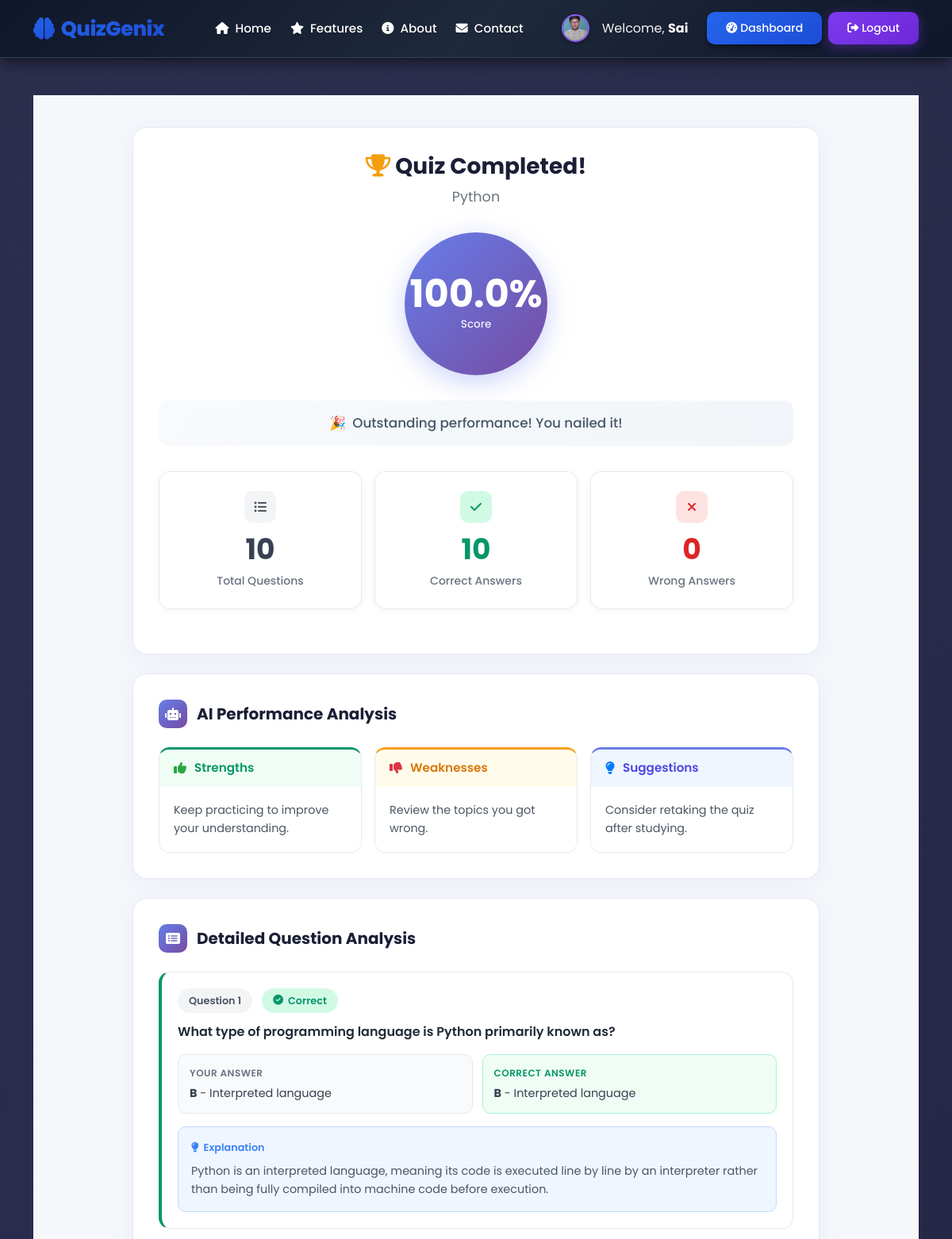
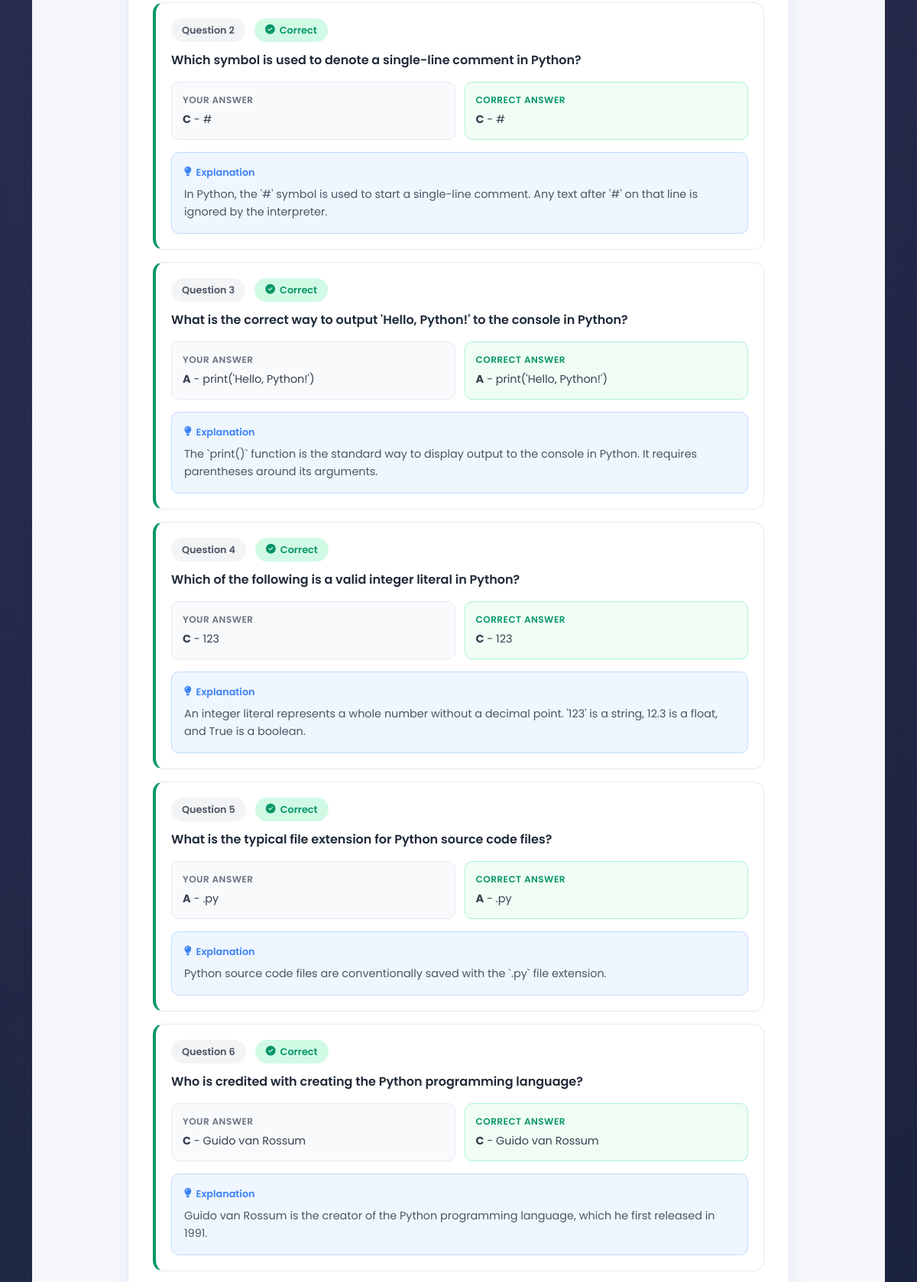
The page /quiz/1/result/ (signed in, upper part) on the database its author committed (2 pictures, top to bottom).
### quiz/models.py (models this page shows, shortened)
class UserProfile(models.Model):
    STATUS_CHOICES = [
        ('Waiting', 'Waiting'),
        ('Approved', 'Approved'),
        ('Rejected', 'Rejected'),
    ]
    user = models.OneToOneField(User, on_delete=models.CASCADE, related_name='profile')
    name = models.CharField(max_length=255, blank=True)
    status = models.CharField(max_length=20, choices=STATUS_CHOICES, default='Waiting')
    profile_image = models.ImageField(
        upload_to='profile_images/',
        default='profile_images/default.png',
        blank=True,
        null=True
    )
    created_at = models.DateTimeField(auto_now_add=True)
    updated_at = models.DateTimeField(auto_now=True)
    @property
    def has_custom_image(self):
        return bool(self.profile_image and self.profile_image.name != 'profile_images/default.png')

class Quiz(models.Model):
    DIFFICULTY_CHOICES = [
        ('Easy', 'Easy'),
        ('Medium', 'Medium'),
        ('Hard', 'Hard'),
    ]
    user = models.ForeignKey(User, on_delete=models.CASCADE, related_name='quizzes')
    pdf = models.ForeignKey(PDFDocument, on_delete=models.CASCADE, related_name='quizzes')
    subject = models.CharField(max_length=255)
    difficulty = models.CharField(max_length=20, choices=DIFFICULTY_CHOICES)
    number_of_questions = models.IntegerField()
    created_at = models.DateTimeField(auto_now_add=True)
    is_completed = models.BooleanField(default=False)
    class Meta:
        ordering = ['-created_at']

class Result(models.Model):
    user = models.ForeignKey(User, on_delete=models.CASCADE, related_name='results')
    quiz = models.ForeignKey(Quiz, on_delete=models.CASCADE, related_name='results')
    score = models.IntegerField()
    total_questions = models.IntegerField()
    correct_answers = models.IntegerField()
    wrong_answers = models.IntegerField()
    percentage = models.FloatField()
    strength_analysis = models.TextField(blank=True, null=True)
    weakness_analysis = models.TextField(blank=True, null=True)
    suggestions = models.TextField(blank=True, null=True)
    completed_at = models.DateTimeField(auto_now_add=True)
    class Meta:
        ordering = ['-completed_at']

class Question(models.Model):
    quiz = models.ForeignKey(Quiz, on_delete=models.CASCADE, related_name='questions')
    question_text = models.TextField()
    option_a = models.CharField(max_length=500)
    option_b = models.CharField(max_length=500)
    option_c = models.CharField(max_length=500)
    option_d = models.CharField(max_length=500)
    correct_answer = models.CharField(max_length=1, choices=[
        ('A', 'A'),
        ('B', 'B'),
        ('C', 'C'),
        ('D', 'D'),
    ])
    explanation = models.TextField(blank=True, null=True)
    order = models.IntegerField(default=0)
    class Meta:
        ordering = ['order']

### quiz/views.py (the view)
# urls.py: path('quiz/<int:quiz_id>/result/', views.quiz_result, name='quiz_result'),
@login_required
def quiz_result(request, quiz_id):
    quiz = get_object_or_404(Quiz, id=quiz_id, user=request.user)
    result_id = request.session.get('last_result_id')
    if result_id:
        result = Result.objects.filter(id=result_id, user=request.user, quiz=quiz).first()
        del request.session['last_result_id']
    else:
        result = Result.objects.filter(user=request.user, quiz=quiz).first()
    if not result:
        messages.error(request, 'No result found for this quiz.')
        return redirect('dashboard')
    questions = quiz.questions.all().order_by('order')
    user_answers = UserAnswer.objects.filter(user=request.user, quiz=quiz)
    answer_dict = {ua.question_id: ua for ua in user_answers}
    detailed_results = []
    for question in questions:
        user_answer = answer_dict.get(question.id)
        selected_answer = user_answer.selected_answer if user_answer else None
        is_correct = user_answer.is_correct if user_answer else False
        option_mapping = {
            'A': question.option_a,
            'B': question.option_b,
            'C': question.option_c,
            'D': question.option_d,
        }
        selected_text = option_mapping.get(selected_answer, 'No answer') if selected_answer else 'No answer'
        correct_text = option_mapping.get(question.correct_answer, '')
        detailed_results.append({
            'question_number': question.order,
            'question_text': question.question_text,
            'selected_answer': selected_answer,
            'selected_text': selected_text,
            'correct_answer': question.correct_answer,
            'correct_text': correct_text,
            'is_correct': is_correct,
            'explanation': question.explanation,
            'options': option_mapping,
        })
    context = {
        'quiz': quiz,
        'score': result.total_questions,  # Use total_questions for "Total Questions" display
        'total': result.total_questions,
        'correct': result.correct_answers,
        'wrong': result.wrong_answers,
        'percentage': result.percentage,
        'result': result,
        'detailed_results': detailed_results,
    }
    return render(request, 'quiz/quiz_result.html', context)

### templates/quiz/quiz_result.html (shortened to what this page needs)
{% extends 'quiz/base.html' %}
{% block content %}
<div class="result-page-wrapper">
    <div class="container-fluid">
        <div class="row justify-content-center">
            <div class="col-lg-10">
                <div class="result-main-card">
                    <div class="result-header">
                        <h2><i class="fas fa-trophy" style="color: #f59e0b;"></i> Quiz Completed!</h2>
                        <p class="quiz-title">{{ quiz.subject }}</p>
                    </div>
                    <div class="score-circle-container">
                        <div class="score-circle">
                            <span class="percentage">{{ percentage }}%</span>
                            <span class="label">Score</span>
                        </div>
                    </div>
                    <div class="performance-message">
                        <p>
                            {% if percentage >= 90 %}
                                <span class="emoji">🎉</span>Outstanding performance! You nailed it!
                            {% elif percentage >= 70 %}
                                <span class="emoji">👍</span>Great job! Well done!
                            {% elif percentage >= 50 %}
                                <span class="emoji">💪</span>Good effort! Keep practicing!
                            {% else %}
                                <span class="emoji">📚</span>Keep practicing! You'll improve!
                            {% endif %}
                        </p>
                    </div>
                    <div class="stats-container">
                        <div class="stat-card stat-total">
                            <div class="icon-wrapper">
                                <i class="fas fa-list-ul"></i>
                            </div>
                            <div class="stat-number">{{ score }}</div>
                            <div class="stat-label">Total Questions</div>
                        </div>
                        <div class="stat-card stat-correct">
                            <div class="icon-wrapper">
                                <i class="fas fa-check"></i>
                            </div>
                            <div class="stat-number">{{ correct }}</div>
                            <div class="stat-label">Correct Answers</div>
                        </div>
                        <div class="stat-card stat-wrong">
                            <div class="icon-wrapper">
                                <i class="fas fa-times"></i>
                            </div>
                            <div class="stat-number">{{ wrong }}</div>
                            <div class="stat-label">Wrong Answers</div>
                        </div>
                    </div>
                </div>
                {% if result %}
                <div class="ai-analysis-section">
                    <div class="section-header">
                        <div class="icon">
                            <i class="fas fa-robot"></i>
                        </div>
                        <h3>AI Performance Analysis</h3>
                    </div>
                    <div class="analysis-grid">
                        <div class="analysis-card strengths">
                            <div class="card-header-custom">
                                <i class="fas fa-thumbs-up" style="color: #28a745; font-weight: 600;"></i>
                                <h4>Strengths</h4>
                            </div>
                            <div class="card-body-custom">
                                <p>{{ result.strength_analysis|linebreaks }}</p>
                            </div>
                        </div>
                        <div class="analysis-card weaknesses">
                            <div class="card-header-custom">
                                <i class="fas fa-thumbs-down" style="color: #dc3545; font-weight: 600;"></i>
                                <h4>Weaknesses</h4>
                            </div>
                            <div class="card-body-custom">
                                <p>{{ result.weakness_analysis|linebreaks }}</p>
                            </div>
                        </div>
                        <div class="analysis-card suggestions">
                            <div class="card-header-custom">
                                <i class="fas fa-lightbulb" style="color: #007bff; font-weight: 600;"></i>
                                <h4>Suggestions</h4>
                            </div>
                            <div class="card-body-custom">
                                <p>{{ result.suggestions|linebreaks }}</p>
                            </div>
                        </div>
                    </div>
                </div>
                {% endif %}
                <div class="question-analysis-section">
                    <div class="section-header">
                        <div class="icon">
                            <i class="fas fa-list-alt"></i>
                        </div>
                        <h3>Detailed Question Analysis</h3>
                    </div>
                    {% for detail in detailed_results %}
                    <div class="question-item {% if detail.is_correct %}correct{% else %}incorrect{% endif %}">
                        <div class="question-header">
                            <span class="question-badge">Question {{ detail.question_number }}</span>
                            {% if detail.is_correct %}
                                <span class="status-badge correct">
                                    <i class="fas fa-check-circle"></i> Correct
                                </span>
                            {% else %}
                                <span class="status-badge incorrect">
                                    <i class="fas fa-times-circle"></i> Incorrect
                                </span>
                            {% endif %}
                        </div>
                        <div class="question-text">
                            {{ detail.question_text }}
                        </div>
                        <div class="answers-grid">
                            <div class="answer-card your-answer {% if not detail.is_correct and detail.selected_answer %}wrong{% endif %}">
                                <div class="answer-label">Your Answer</div>
                                <div class="answer-text">
                                    {% if detail.selected_answer %}
                                        <strong>{{ detail.selected_answer }}</strong> - {{ detail.selected_text }}
                                    {% else %}
                                        <span class="text-muted">No answer selected</span>
                                    {% endif %}
                                </div>
                            </div>
                            <div class="answer-card correct-answer">
                                <div class="answer-label">Correct Answer</div>
                                <div class="answer-text">
                                    <strong>{{ detail.correct_answer }}</strong> - {{ detail.correct_text }}
                                </div>
                            </div>
                        </div>
                        {% if detail.explanation %}
                        <div class="explanation-box">
                            <div class="explanation-label">
                                <i class="fas fa-lightbulb"></i> Explanation
                            </div>
                            <p>{{ detail.explanation|linebreaks }}</p>
                        </div>
                        {% endif %}
                    </div>
                    {% endfor %}
                </div>
            </div>
        </div>
    </div>
</div>
{% endblock %}

### templates/quiz/navbar.html (shortened to what this page needs)
{% load static %}
<nav class="quiz-navbar navbar navbar-expand-lg navbar-dark">
    <div class="container">
        <a class="navbar-brand" href="{% url 'landing' %}">
            <i class="fas fa-brain"></i>
            QuizGenix
        </a>
        <div class="collapse navbar-collapse" id="navbarNav">
            <ul class="navbar-nav mx-auto">
                <li class="nav-item">
                    <a class="nav-link" href="{% url 'landing' %}" data-nav-link>
                        <i class="fas fa-home me-1"></i> Home
                    </a>
                </li>
                <li class="nav-item">
                    <a class="nav-link" href="{% url 'landing' %}#features" data-nav-link>
                        <i class="fas fa-star me-1"></i> Features
                    </a>
                </li>
                <li class="nav-item">
                    <a class="nav-link" href="{% url 'about' %}" data-nav-link>
                        <i class="fas fa-info-circle me-1"></i> About
                    </a>
                </li>
                <li class="nav-item">
                    <a class="nav-link" href="{% url 'contact' %}" data-nav-link>
                        <i class="fas fa-envelope me-1"></i> Contact
                    </a>
                </li>
            </ul>
            {% if user.is_authenticated %}
            <div class="d-flex gap-2 align-items-center">
                {% if user.is_staff %}
                <span class="text-light me-3">
                    <i class="fas fa-user-shield me-1"></i>Welcome, <strong>Admin {{ user.username }}</strong>
                </span>
                <a href="{% url 'admin_dashboard' %}" class="btn btn-gradient">
                    <i class="fas fa-cogs me-1"></i>Admin Panel
                </a>
                <a href="{% url 'admin_logout' %}" class="btn btn-gradient btn-gradient-secondary">
                    <i class="fas fa-sign-out-alt me-1"></i>Logout
                </a>
                {% else %}
                {% with profile=user.profile|default:None %}
                <div class="profile-img-container">
                    {% if profile and profile.has_custom_image %}
                    <img src="{{ profile.profile_image.url }}" alt="Profile" class="profile-img-navbar">
                    {% else %}
                    <img src="{% static 'images/default-avatar.svg' %}" alt="Default Avatar" class="profile-img-navbar">
                    {% endif %}
                </div>
                <span class="text-light me-3">
                    Welcome, <strong>{{ user.username }}</strong>
                </span>
                {% endwith %}
                <a href="{% url 'dashboard' %}" class="btn btn-gradient">
                    <i class="fas fa-tachometer-alt me-1"></i>Dashboard
                </a>
                <a href="{% url 'logout' %}" class="btn btn-gradient btn-gradient-secondary">
                    <i class="fas fa-sign-out-alt me-1"></i>Logout
                </a>
                {% endif %}
            </div>
            {% endif %}
        </div>
    </div>
</nav>

### rows shown on the page
UserProfile: profile_image (picture)
Quiz: subject "Python"
Result: percentage "100.0", strength_analysis "Keep practicing to improve your understanding.", weakness_analysis "Review the topics you got wrong.", suggestions "Consider retaking the quiz after studying."
Question: question_text "What type of programming language is Python primarily known as?", selected_text "Interpreted language", correct_text "Interpreted language", explanation "Python is an interpreted language, meaning its code is executed line by line by an interpreter rather than being fully compiled into machine code before execution."
Question: question_number "2", question_text "Which symbol is used to denote a single-line comment in Python?", selected_answer "C", selected_text "#", correct_answer "C", correct_text "#", explanation "In Python, the '#' symbol is used to start a single-line comment. Any text after '#' on that line is ignored by the interpreter."
Question: question_text "What is the correct way to output 'Hello, Python!' to the console in Python?", selected_text "print('Hello, Python!')", correct_text "print('Hello, Python!')", explanation "The `print()` function is the standard way to display output to the console in Python. It requires parentheses around its arguments."
Question: question_text "Which of the following is a valid integer literal in Python?", selected_text "123", correct_text "123", explanation "An integer literal represents a whole number without a decimal point. '123' is a string, 12.3 is a float, and True is a boolean."
Question: question_text "What is the typical file extension for Python source code files?", selected_text ".py", correct_text ".py", explanation "Python source code files are conventionally saved with the `.py` file extension."
Question: question_text "Who is credited with creating the Python programming language?", selected_text "Guido van Rossum", correct_text "Guido van Rossum", explanation "Guido van Rossum is the creator of the Python programming language, which he first released in 1991."

### other values the page prints
{{ user.username }} "Sai"
{{ score }} "10"
{{ correct }} "10"
{{ wrong }} "0"
{{ detail.question_number }} "1" "3" "4" "5" "6"
{{ detail.selected_answer }} "B" "A" "C" "A" "C"
{{ detail.correct_answer }} "B" "A" "C" "A" "C"
